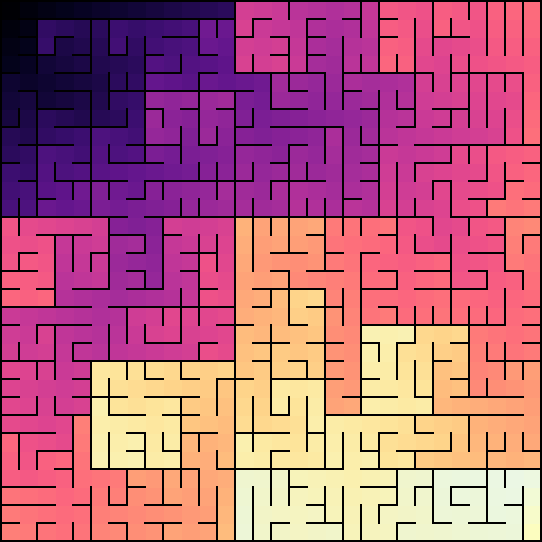
#> input picture examples/maze-gallery/algo-division-magma.png, 542 x 542 px
$ python gen_flow_field.py ../examples/maze-gallery/algo-division-magma.png
#> lines starting #> are read from the running program, lines starting #| are printed output that depends on the picture
#!/usr/bin/env python3
# =============================================================================
# tools/gen_flow_field.py -- turn an image into a Trix FLOW FIELD for the
# examples/amazing.trx flow-maze feature (--flow-image).
#
# A flow field is a grayscale heightmap that biases a weighted-Kruskal maze:
# amazing.trx carves the LOW-value walls first, so the maze's corridors align
# to the image's tonal structure at a macro scale while Kruskal still punches a
# valid PERFECT maze through it (and --flow-jitter dials the result from strict
# "flow art" toward an ordinary maze).  It is the image-sourced sibling of the
# built-in analytic fields (--flow radial|linear|spiral|sine).
#
# Trix has no image decoder (just as it has no SVG rasteriser or FreeType), so
# a .png/.jpg/.svg cannot become a field inside the VM.  This host-side tool
# samples the image ONCE, reduces it to a small 0..255 grayscale grid, and emits
# it as Trix data (examples/flow-fields/<name>.trx).  Only the derived field is
# ever committed -- never the source image; for your own images nothing is
# committed at all.  This mirrors the mask tooling (tools/gen_mask_svg.py): a
# host tool generates, the data is checked in, and the maze engine is
# source-agnostic.
#
# HOST TOOLS REQUIRED (none of this is needed to RUN amazing.trx -- the bundled
# logo field is already committed; you only need these to regenerate it or to
# sample your OWN image):
#   * Python 3.8+
#   * Pillow + NumPy:           sudo apt install python3-pil python3-numpy
#   * CairoSVG (.svg input only): sudo apt install python3-cairosvg
#
# DEFAULT (no args): regenerates the BUNDLED field from the in-repo logo SVG as
# the field used by `--flow-image logo`:
#   examples/flow-fields/logo.trx          (from assets/trix-logo.svg)
#
# BRING YOUR OWN IMAGE (for your own local mazes):
#   python3 tools/gen_flow_field.py photo.png --name photo --width 140
#   ./trix examples/amazing.trx --flow-image photo --size 70x70 --color turbo
#
# A flow field carries no colour and is not the source artwork -- sampling an
# image to a 0..255 grid for YOUR OWN local output is producing data, not
# redistributing the image.  The source's licence only matters if you intend to
# COMMIT / REDISTRIBUTE the generated field.  amazing.trx bundles only a field
# derived from the Trix logo (our own asset).
# =============================================================================

import argparse
import io
import os
import sys

REPO = os.path.dirname(os.path.dirname(os.path.abspath(__file__)))
DEFAULT_OUT = os.path.join(REPO, "examples", "flow-fields")
LOGO_SVG = os.path.join(REPO, "assets", "trix-logo.svg")


def _require_deps(need_svg):
    try:
        import numpy  # noqa: F401
        from PIL import Image  # noqa: F401
    except ImportError as exc:
        sys.exit(
            "gen_flow_field.py: missing host tool (%s).\n"
            "  install:  sudo apt install python3-pil python3-numpy" % exc.name
        )
    if need_svg:
        try:
            import cairosvg  # noqa: F401
        except ImportError:
            sys.exit(
                "gen_flow_field.py: .svg input needs CairoSVG.\n"
                "  install:  sudo apt install python3-cairosvg"
            )


def load_gray(path, supersample):
    """Load path as a float32 [h][w] grayscale array in [0,1] (1 = white)."""
#> called with supersample = 1200
    import numpy as np
    from PIL import Image

    if path.lower().endswith(".svg"):
        import cairosvg

        png = cairosvg.svg2png(
            url=path, output_width=supersample, background_color="white"
        )
        im = Image.open(io.BytesIO(png)).convert("L")
    else:
        im = Image.open(path).convert("L")
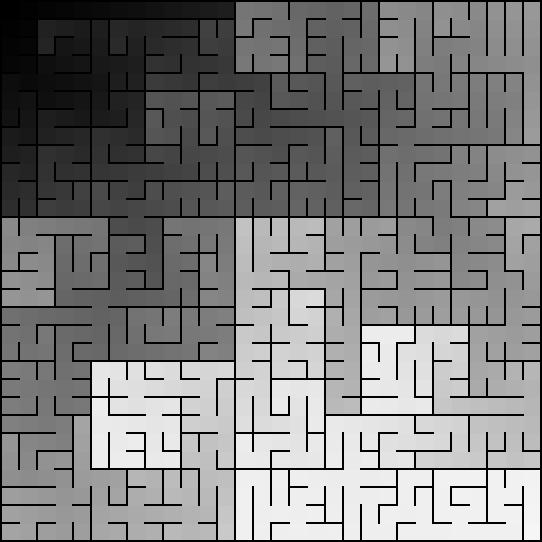
#> im: PIL image 542x542 L; min 0, max 246, mean 123.6
    return np.asarray(im, dtype=np.float32) / 255.0


def resize(a, target_w):
    """Area-average down to target_w (height follows the source aspect)."""
#> called with target_w = 128
    import numpy as np
    from PIL import Image

    h0, w0 = a.shape
#> h0 = 542; w0 = 542
    target_h = max(1, round(target_w * h0 / w0))
#> target_h = 128
    im = Image.fromarray((a * 255.0 + 0.5).astype(np.uint8))
    # LANCZOS gives a smooth field -- we WANT macro tones here, not the
    # thin-stroke preservation the mask tool needs.
    im = im.resize((target_w, target_h), Image.LANCZOS)
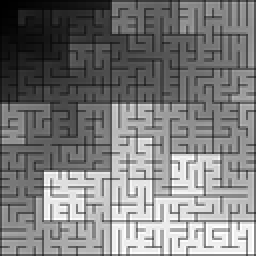
#> im: PIL image 128x128 L (shown 2 times larger); min 0, max 255, mean 123.9
    return np.asarray(im, dtype=np.float32) / 255.0
#> returned value: shape (128, 128) float32


def blur(a, radius):
    """Gaussian-smooth the field so corridors follow broad regions, not pixels."""
    import numpy as np
    from PIL import Image, ImageFilter

    if radius <= 0:
        return a
    im = Image.fromarray((a * 255.0 + 0.5).astype(np.uint8))
    im = im.filter(ImageFilter.GaussianBlur(radius))
    return np.asarray(im, dtype=np.float32) / 255.0


# [11 lines left out: function gradient, not called in this run]


def normalize(a):
    """Stretch the field to fill 0..1 (so the full carve-order range is used)."""
    import numpy as np

    lo = float(a.min())
#> lo = 0
    hi = float(a.max())
#> hi = 1
    if hi - lo < 1e-6:
        return np.full_like(a, 0.5)
    return (a - lo) / (hi - lo)


# --- Built-in synthetic shapes ------------------------------------------------
# Self-contained, license-clean demo sources drawn by us (no external image), in
# the spirit of "derive, don't bundle".  A bold silhouette has the strong tonal
# masses that steer the flow far more legibly than a thin-line logo does.

# [29 lines left out: function draw_cat, not called in this run]


SHAPES = {"cat": draw_cat}


def emit(a, name):
    """Render the field as a Trix [w h [rows]] literal (rows are hex strings,
    one byte = one cell's 0..255 value)."""
#> called with name = 'algo-division-magma'
    import numpy as np

    g = (a * 255.0 + 0.5).astype(np.uint8)
    h, w = g.shape
#> h = 128; w = 128
    lines = [
        "% Auto-generated by tools/gen_flow_field.py -- do not edit by hand.",
        f"% Flow field registered as '{name}'; format is [w h [rows]] where each",
        "% row is a w-byte hex string and each byte is the field value 0..255",
        "% (low = carved first).  Sampled by amazing.trx's --flow-image.",
        f"FLOW-FIELDS ({name}) [ {w} {h} [",
    ]
    for row in g:
        lines.append("  <" + "".join("%02x" % b for b in row) + ">")
#> this loop made 128 passes
#> after the loop, lines = 133 items
    lines.append("] ] put")
    return "\n".join(lines) + "\n"


def build(raw, target_w, gamma, do_blur, do_gradient, do_invert, do_normalize):
    a = resize(raw, target_w)
    if gamma != 1.0:
        a = a ** gamma
    a = blur(a, do_blur)
    if do_gradient:
        a = gradient(a)
    if do_normalize:
        a = normalize(a)
    if do_invert:
        a = 1.0 - a
    return a


def main():
    ap = argparse.ArgumentParser(
        description="Sample an image into a Trix flow field for amazing.trx.")
    ap.add_argument("image", nargs="?",
                    help="source image (.png/.jpg/.svg; default: the bundled logo)")
    ap.add_argument("--shape", choices=sorted(SHAPES),
                    help="draw a built-in synthetic shape (a license-clean demo "
                         "source) instead of loading an image -- e.g. 'cat'")
    ap.add_argument("--name", help="field name / output stem (default: from the file)")
    ap.add_argument("--width", type=int, default=0,
                    help="field width in cells (height follows aspect; default: auto)")
    ap.add_argument("--gamma", type=float, default=1.0,
                    help="tone curve exponent (>1 darkens mids, <1 brightens; default 1)")
    ap.add_argument("--blur", type=float, default=0.0,
                    help="Gaussian smoothing radius in cells (default 0 = none)")
    ap.add_argument("--gradient", action="store_true",
                    help="use edge strength (Sobel) instead of tone -- flow aligns "
                         "to the image's edges")
    ap.add_argument("--invert", action="store_true",
                    help="flip the field (corridors carve the BRIGHT regions first)")
    ap.add_argument("--no-normalize", action="store_true",
                    help="keep raw tones (default stretches the field to fill 0..1)")
    ap.add_argument("--supersample", type=int, default=0,
                    help="SVG render width before downsampling (default: auto)")
    ap.add_argument("--out-dir", default=DEFAULT_OUT,
                    help="where to write <name>.trx (default examples/flow-fields)")
    args = ap.parse_args()

    if args.shape:
        # Built-in synthetic source (e.g. `--shape cat`): a bold silhouette whose
        # broad masses steer the flow.  Drawn at high res, then blurred so the
        # carve has a tonal band to follow instead of a hard cliff.
        name = args.name or args.shape
        if args.width == 0:
            args.width = 160
        if args.blur == 0.0:
            args.blur = 6.0
        _require_deps(False)
        raw = SHAPES[args.shape](600)
    else:
        if args.image is None:
            # Default: the bundled logo field consumed by `--flow-image logo`.
            # The wordmark's slash-art is thin, so blur it into broad tonal
            # regions that actually steer the flow.  Left un-inverted, the dark
            # ink is the low-value (carved-first) valley, so the corridors pool
            # into the letterforms and the maze's flow traces the wordmark.
            args.image = LOGO_SVG
            if args.name is None:
                args.name = "logo"
            args.width = 160
            args.blur = 2.5
        if args.width == 0:
            args.width = 128
        _require_deps(args.image.lower().endswith(".svg"))
        name = args.name or os.path.splitext(os.path.basename(args.image))[0]
        ss = args.supersample or min(2400, max(1200, args.width * 8))
        raw = load_gray(args.image, ss)

    a = build(raw, args.width, args.gamma, args.blur,
              args.gradient, args.invert, not args.no_normalize)

    os.makedirs(args.out_dir, exist_ok=True)
    out_path = os.path.join(args.out_dir, name + ".trx")
    with open(out_path, "w") as fh:
        fh.write(emit(a, name))

    import numpy as np
    g = (a * 255.0 + 0.5).astype(np.uint8)
    print("%s: %dx%d field, value range %d..%d (mean %d)%s%s"
          % (os.path.relpath(out_path, REPO), g.shape[1], g.shape[0],
             int(g.min()), int(g.max()), int(g.mean()),
             "  [gradient]" if args.gradient else "",
             "  [inverted]" if args.invert else ""))
#| examples/flow-fields/algo-division-magma.trx: 128x128 field, value range 0..255 (mean 123)


if __name__ == "__main__":
    main()

$ run again, on examples/maze-gallery/algo-division-turbo.png
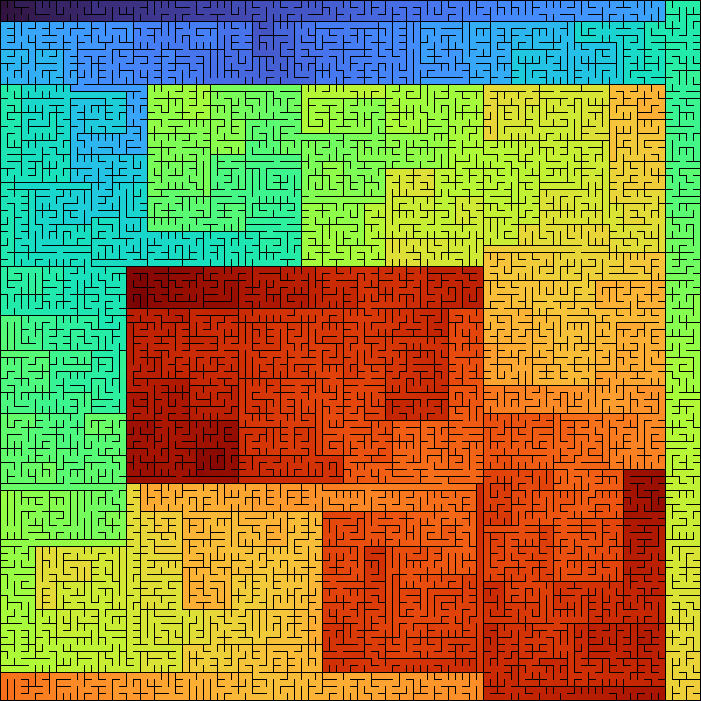
#> input picture examples/maze-gallery/algo-division-turbo.png, 701 x 701 px
#> in resize, `im = im.resize((target_w, target_h), Image.LANCZOS)`:
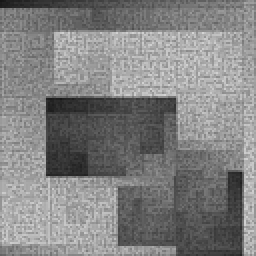
#> im: PIL image 128x128 L (shown 2 times larger); min 22, max 212, mean 130
#> lo = 0.0863
#> hi = 0.831
#> in normalize, `return (a - lo) / (hi - lo)`:
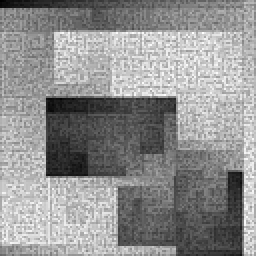
#> returned value: shape (128, 128) float32 (shown 2 times larger); min 0, max 1, mean 0.569
#> the loop in emit, `for row in g:` made 128 passes
#> after the loop in emit, `for row in g:`: lines = 133 items
#| examples/flow-fields/algo-division-turbo.trx: 128x128 field, value range 0..255 (mean 145)

$ run again, on examples/maze-gallery/algo-origin-shift-turbo.png
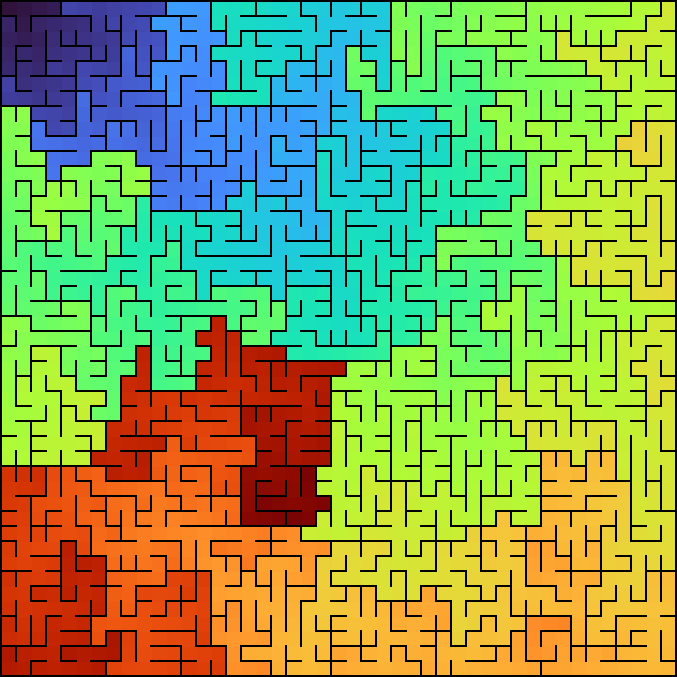
#> input picture examples/maze-gallery/algo-origin-shift-turbo.png, 677 x 677 px
#> in load_gray, `im = Image.open(path).convert("L")`:
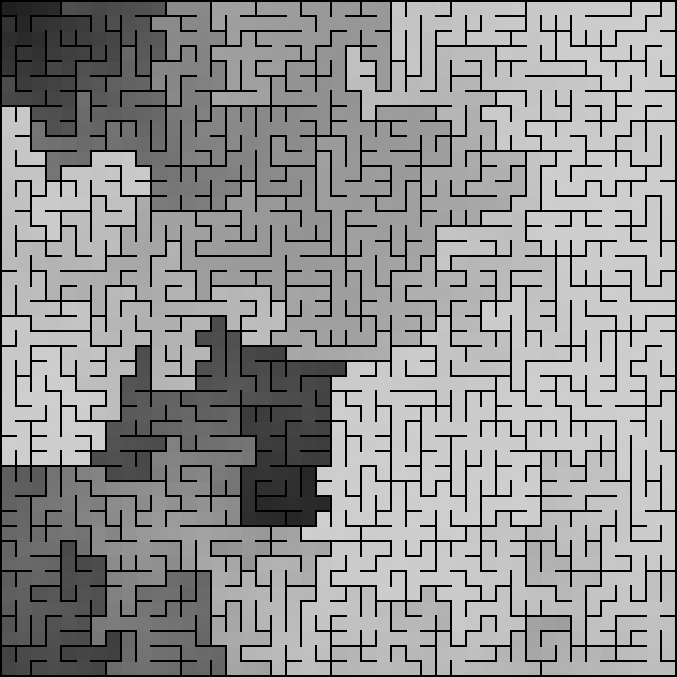
#> im: PIL image 677x677 L; min 0, max 206, mean 142.1
#> in resize, `im = im.resize((target_w, target_h), Image.LANCZOS)`:
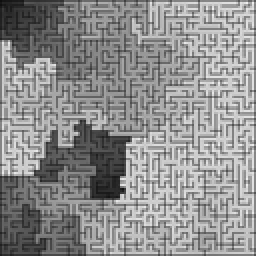
#> im: PIL image 128x128 L (shown 2 times larger); min 14, max 240, mean 142.7
#> lo = 0.0549
#> hi = 0.941
#> the loop in emit, `for row in g:` made 128 passes
#> after the loop in emit, `for row in g:`: lines = 133 items
#| examples/flow-fields/algo-origin-shift-turbo.trx: 128x128 field, value range 0..255 (mean 145)

$ run again, on examples/maze-gallery/color-cividis.png
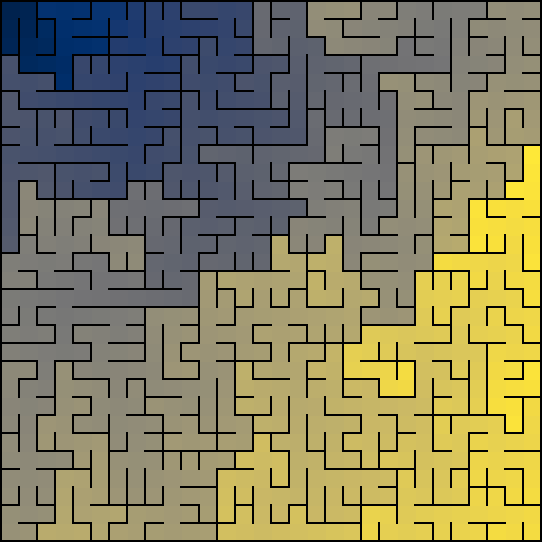
#> input picture examples/maze-gallery/color-cividis.png, 542 x 542 px
#> in load_gray, `im = Image.open(path).convert("L")`:
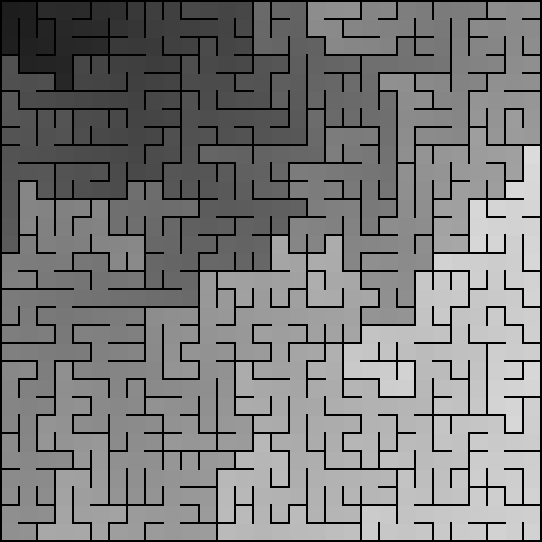
#> im: PIL image 542x542 L; min 0, max 219, mean 121.9
#> in resize, `im = im.resize((target_w, target_h), Image.LANCZOS)`:
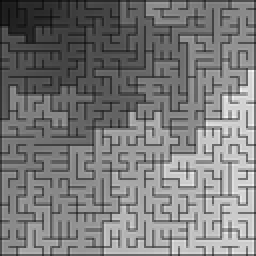
#> im: PIL image 128x128 L (shown 2 times larger); min 9, max 245, mean 122.3
#> lo = 0.0353
#> hi = 0.961
#> the loop in emit, `for row in g:` made 128 passes
#> after the loop in emit, `for row in g:`: lines = 133 items
#| examples/flow-fields/color-cividis.trx: 128x128 field, value range 0..255 (mean 122)
